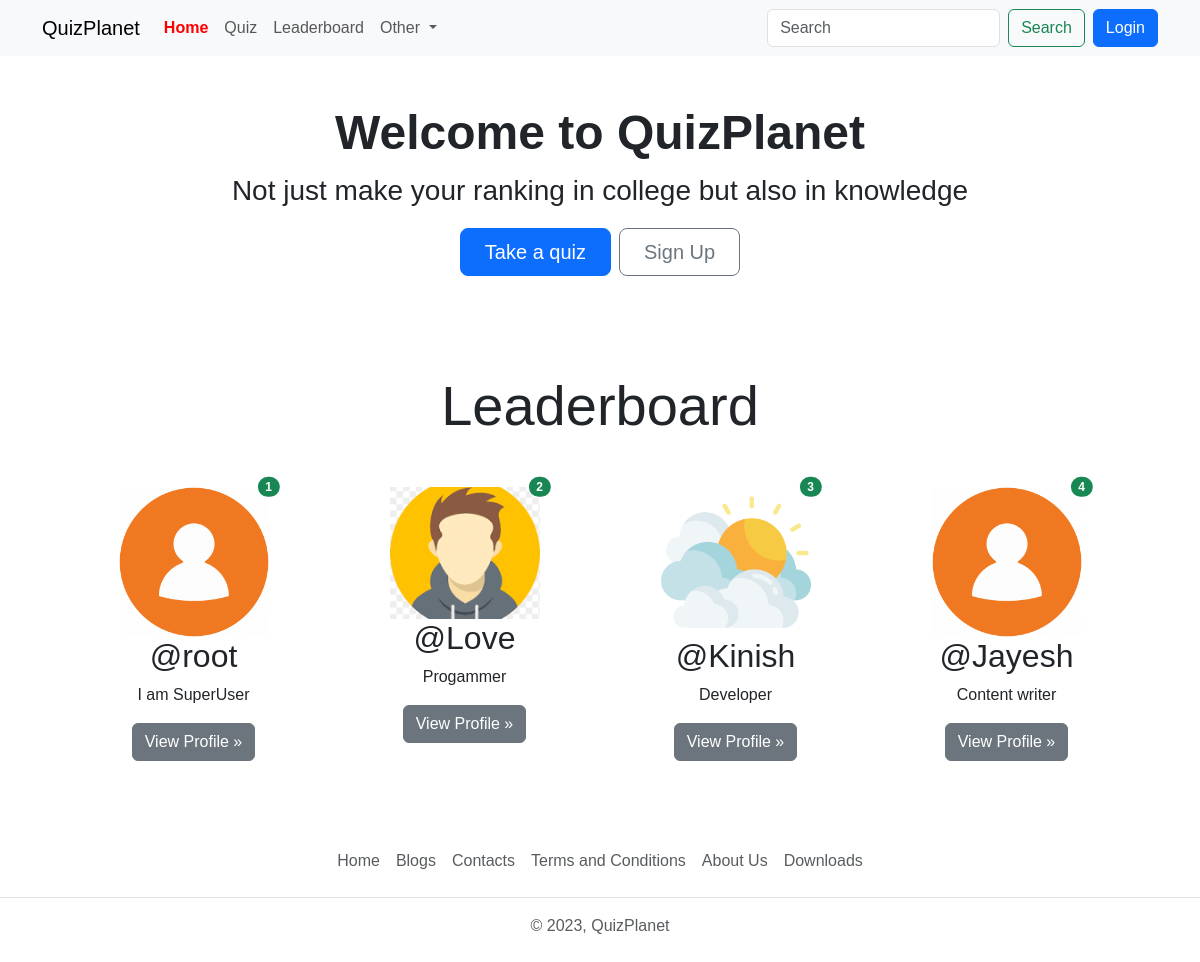
The app's page /, older data.
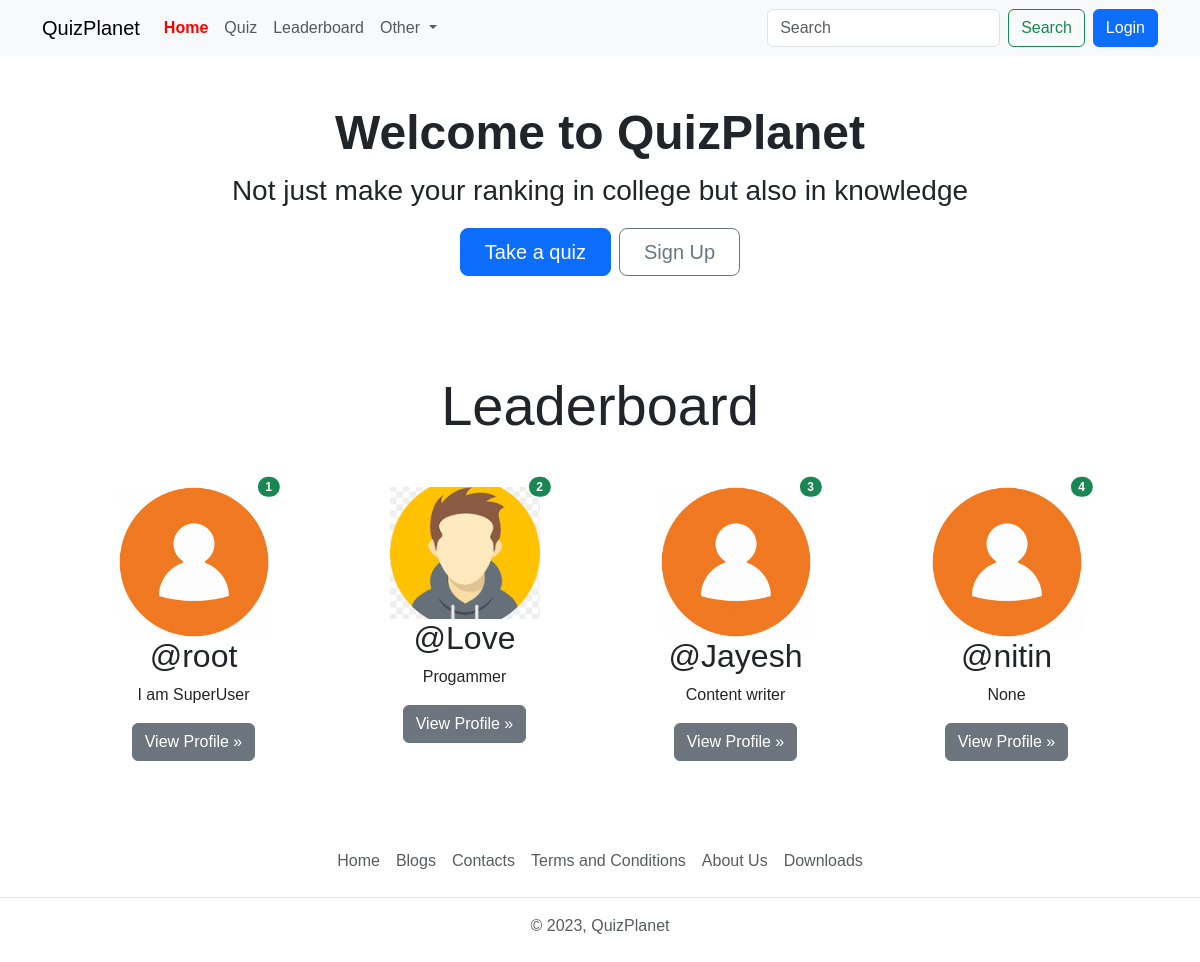
The same page, newer data.
### quiz/models.py (models this page shows, shortened)
class UserRank(models.Model):
    user=models.OneToOneField(User,on_delete=models.CASCADE)
    rank=models.IntegerField(null=True,blank =True)
    total_score = models.IntegerField(null=True,blank=True)

### account/models.py (models this page shows, shortened)
class Profile(models.Model):
    user=models.OneToOneField(User,on_delete=models.CASCADE,null=True,verbose_name='User Object') #verbose name
    bio = models.TextField(blank=True,null=True)
    profile_img=models.ImageField(upload_to='profile_images',default='user.png',blank=True,null=True,verbose_name='Profile Pic')
    location=models.CharField(max_length=100,blank=True,null=True)
    GENDER=(
        ('Male','Male'),
        ('Female','Female'),
        ('Other','Other'),
    )
    gender=models.CharField(max_length=6,choices=GENDER,blank=True,null=True)

### base/views.py (the view)
# urls.py: 2. Add a URL to urlpatterns:  path('', views.home, name='home')
def home(request):
    leaderboard_users = UserRank.objects.order_by('rank')[:4]
    if request.user.is_authenticated:
        user_object = User.objects.get(username=request.user)
        user_profile2 = Profile.objects.get(user=user_object)
        context = {"user_profile2": user_profile2, "leaderboard_users": leaderboard_users}
    else:
        context = {"leaderboard_users": leaderboard_users,"home":"active"}
    return render(request, 'welcome.html', context)

### templates/welcome.html
{% extends "index.html" %}
{% load static %}
{% block content %}
    <div class="container text-center my-5">
        <h1 class="display-5 fw-bold my-2">Welcome to QuizPlanet</h1>
        <p class="fs-3">Not just make your ranking in college but also in knowledge</p>
        <div class="d-inline-flex gap-2 mb-5">
            <a href="{% url "all_quiz" %}" class="d-inline-flex align-items-center btn btn-primary btn-lg px-4">
                Take a quiz
            </a>
            {% if not request.user.is_authenticated %}
            <a href="{% url 'register' %}" class="btn btn-outline-secondary btn-lg px-4" type="button">
                Sign Up
            </a>
            {% endif %}
        </div>
    </div>
    <div class="container text-center">
        <h1 class="display-4 text-center my-5">Leaderboard</h1>
        <div class="row row-cols-sm-1 row-cols-md-2 row-cols-lg-3 row-cols-xl-4 mx-3">
            {% if leaderboard_users|length == 0 %}
                <div class="col-lg-4 position-relative mb-4">
                <h4 class="text-center text-danger">No User Available On Leaderboard</h4>
            {% else %}
                {% for rank in leaderboard_users  %}
                    <div class="col-lg-4 position-relative mb-4">
                        <img src="{{ rank.user.profile.profile_img.url }}" class="img-fluid" width="150" height="150" alt="user-profile">
                        <span class="position-absolute top-0 start-90 translate-middle badge rounded-pill bg-success">{{ forloop.counter }}</span>
                        <h2 class="fw-normal">@{{ rank.user.username }}</h2>
                        <p>{{ rank.user.profile.bio|truncatewords:5 }}</p>
                        <p><a class="btn btn-secondary" href="{% url "profile" rank.user.username %}">View Profile »</a></p>
                    </div>
                {% endfor %}
            {% endif %}
        </div>
    </div>
{% endblock content %}

Row changes from the older to the newer data that the page shows:
no longer on this page (row edited): UserRank: user.profile.profile_img (picture), user.username "Kinish", user.profile.bio "Developer"
now on this page (row unchanged): UserRank: user.profile.profile_img (placeholder picture), user.username "nitin", user.profile.bio "None"
